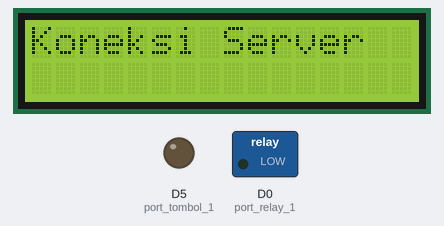
A sketch run on a simulated ESP8266 (NodeMCU). On the bench: 16×2 character LCD, switched loads named in the sketch (green lamp = pin HIGH), output pins drawn as LEDs (lit = HIGH). WiFi joins after 1.5 s; servers stay silent unless stated; uploads are accepted with an empty reply; what the sketch prints to the serial monitor is not drawn.

Above: at 0.1 s.
At 1.6 s:
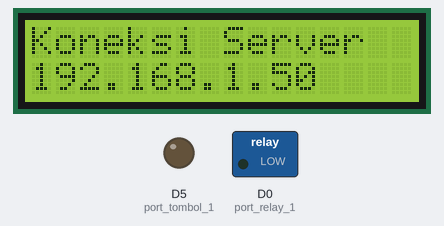
At 4.7 s:
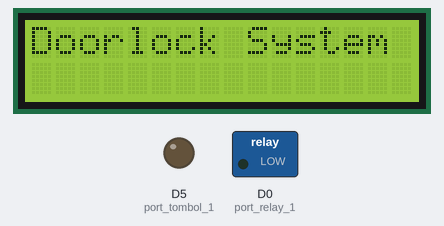
Timing chart, 0 to 6.4 s (numbered marks = the images above):
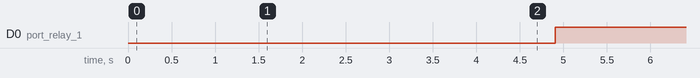

The sketch:

2023-Frengky-Keamanan-Pintu.ino
```cpp
#include <WiFi.h>
#include <WiFiClient.h>
#include <WiFiServer.h>
#include <WiFiUdp.h>
#include <Arduino.h>
#include <ESP8266WiFi.h>
#include <ESP8266WiFiMulti.h>
#include <ESP8266HTTPClient.h>
#include <ArduinoJson.h>
#define USE_SERIAL Serial


//LCD
#include <LiquidCrystal_I2C.h>
LiquidCrystal_I2C lcd(0x27, 16, 2);

//Node MCU
ESP8266WiFiMulti WiFiMulti;
HTTPClient http;
float vref = 3.3;
float resolusi = vref*100/1023;
String payload;
const char* ssid = "wifi-iot";
const char* password = "password-iot";
String server = "http://localhost.scode.web.id/2023-frengky-doorlock/server.php";
String apikey = "844fd3c289085bda3a1455c29aac8d92";

int port_relay_1 = D0;
int port_tombol_1 = D5;

void konek_wifi()
{
  USE_SERIAL.begin(9600);
  WiFi.mode(WIFI_STA);
  WiFi.begin(ssid, password);
  while(WiFi.status() != WL_CONNECTED) {
    delay(500);
    USE_SERIAL.print(".");
  }
  USE_SERIAL.println("");
  USE_SERIAL.println("WiFi terhubung ");
  USE_SERIAL.print("SSID: ");
  USE_SERIAL.println(WiFi.SSID());
  USE_SERIAL.print("IP Address: ");
  USE_SERIAL.println(WiFi.localIP());
  lcd.setCursor(0,1);
  lcd.print(WiFi.localIP());

  WiFi.setAutoReconnect(true);
  WiFi.persistent(true);
}
String OUT_0;
String OUT_1;
String OUT_2;
String OUT_3;
String OUT_4;
String OUT_5;
String OUT_6;
String OUT_7;
String OUT_8;


void iot(String nilai)
{
    if((WiFiMulti.run() == WL_CONNECTED)) {
        USE_SERIAL.print("[HTTP] Memulai...\n");
        http.begin(server + "?apikey=" + apikey + (String) nilai);
        USE_SERIAL.print(server + "?apikey=" + apikey + (String) nilai);
        USE_SERIAL.print("[HTTP] Melakukan GET ke server...\n");
        int httpCode = http.GET();
         if(httpCode > 0) {
            USE_SERIAL.printf("[HTTP] kode response GET: %d\n", httpCode);
            if(httpCode == HTTP_CODE_OK) {
                payload = http.getString();
                const size_t capacity = JSON_OBJECT_SIZE(3) + JSON_ARRAY_SIZE(2) + 60;
                 DynamicJsonBuffer jsonBuffer(capacity);
                 JsonObject& root = jsonBuffer.parseObject(payload);
                 if (!root.success()) {
                    USE_SERIAL.println(F("Parsing failed!"));


                 return;
                }
                USE_SERIAL.println(root["out_0"].as<char*>());
                USE_SERIAL.println(root["out_1"].as<char*>());
                USE_SERIAL.println(root["out_2"].as<char*>());
                USE_SERIAL.println(root["out_3"].as<char*>());
                USE_SERIAL.println(root["out_4"].as<char*>());
                USE_SERIAL.println(root["out_5"].as<char*>());
                USE_SERIAL.println(root["out_6"].as<char*>());
                USE_SERIAL.println(root["out_7"].as<char*>());
                USE_SERIAL.println(root["out_8"].as<char*>());

                OUT_0 = (root["out_0"].as<char*>());
                OUT_1 = (root["out_1"].as<char*>());
                OUT_2 = (root["out_2"].as<char*>());
                OUT_3 = (root["out_3"].as<char*>());
                OUT_4 = (root["out_4"].as<char*>());
                OUT_5 = (root["out_5"].as<char*>());
                OUT_6 = (root["out_6"].as<char*>());
                OUT_7 = (root["out_7"].as<char*>());
                OUT_8 = (root["out_8"].as<char*>());

            }
            } else {

            USE_SERIAL.printf("[HTTP] GET gagal, error: %s\n", http.errorToString(httpCode).c_str());

            }
        http.end();
    }
    delay(1000);
}


void setup() {
  lcd.begin();
  Serial.begin(9600);
  lcd.setCursor(0,0);
  lcd.print("Koneksi Server");
  konek_wifi();
  delay(3000);
  lcd.clear();
  pinMode(port_relay_1,OUTPUT);
  pinMode(port_tombol_1,OUTPUT);

  lcd.setCursor(0,0);
  lcd.print("Doorlock System");
}

void loop() {

  int tombol = digitalRead(port_tombol_1);
 iot("&btn="+tombol);

 if (OUT_1 == "1")
 {
    digitalWrite(port_relay_1,LOW);
    lcd.setCursor(0,1);
    lcd.print("Status : 1");
 }
 else
 {

    if (tombol == 1)
    {
      digitalWrite(port_relay_1,LOW);
      lcd.setCursor(0,1);
      lcd.print("Status : 1");
      delay(5000);
    }
    else
    {
      digitalWrite(port_relay_1,HIGH);
      lcd.setCursor(0,1);
      lcd.print("Status : 0");
    }

 }

 Serial.println(tombol);
 delay(2000);
// lcd.setCursor(0,0);
// lcd.print("Labrobotika.com");
// delay(3000);
// digitalWrite(port_relay_1,HIGH);
// delay(3000);
// digitalWrite(port_relay_1,LOW);
}
```

Measured:
- by itself, D0 (port_relay_1): LOW → HIGH at 4.9 s
- what the display in image 1 shows lasts 3.0 s, from 1.6 s to 4.6 s
